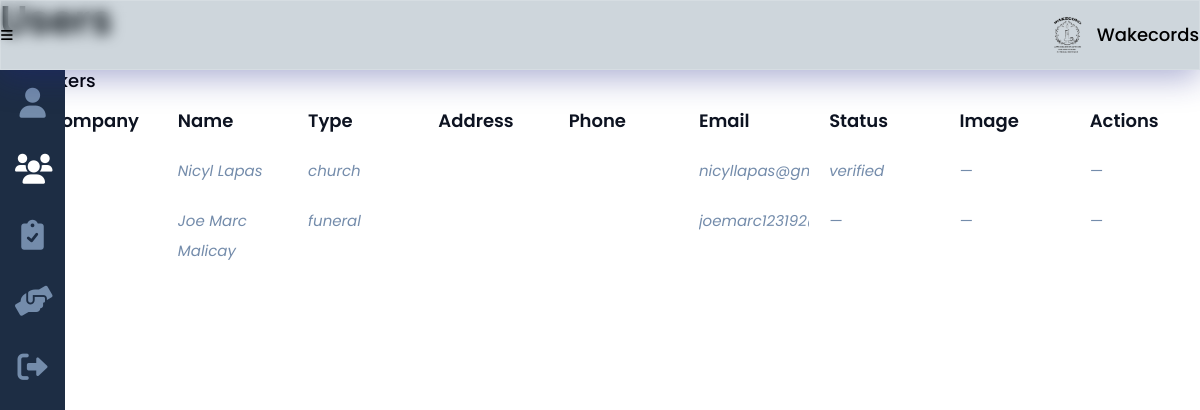
The page /admin_users_provider.php on the database as committed earlier.
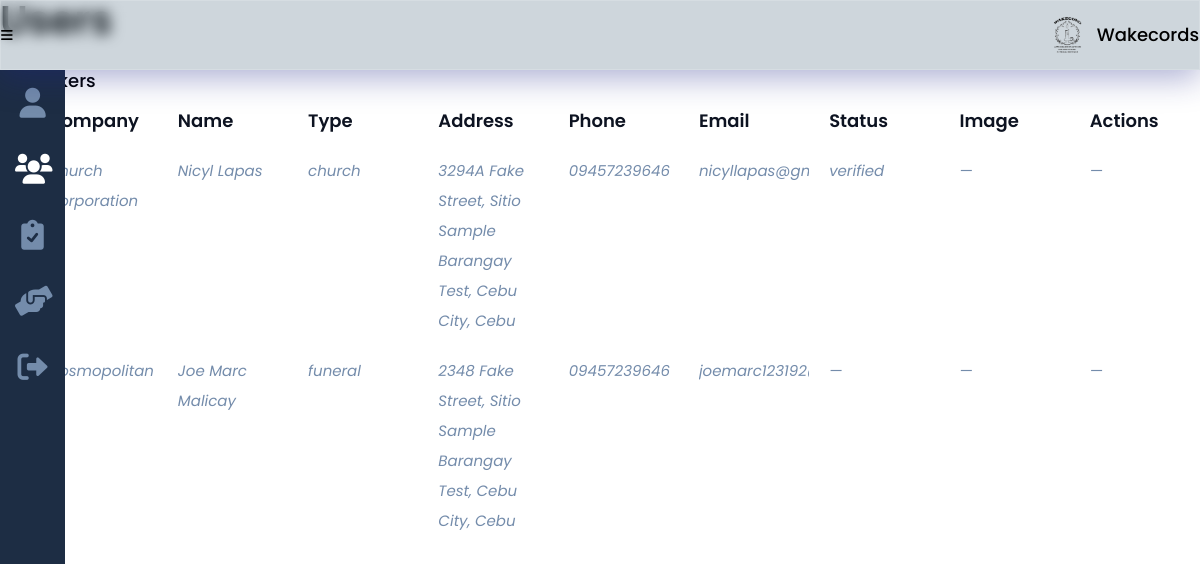
The same page on the database as committed later.
### tables this page shows
CREATE TABLE `provider` (
  `provider_id` int(8) NOT NULL,
  `provider_logo` varchar(100) NOT NULL,
  `provider_company` varchar(25) NOT NULL,
  `provider_desc` varchar(200) NOT NULL,
  `provider_fname` varchar(25) NOT NULL,
  `provider_mi` char(1) NOT NULL,
  `provider_lname` varchar(25) NOT NULL,
  `provider_type` varchar(15) NOT NULL,
  `provider_phone` varchar(11) NOT NULL,
  `provider_address` varchar(300) NOT NULL,
  `provider_email` varchar(50) NOT NULL,
  `provider_pass` varchar(100) NOT NULL
);

CREATE TABLE `requirement` (
  `req_id` int(8) NOT NULL,
  `provider_id` int(8) DEFAULT NULL,
  `seeker_id` int(8) DEFAULT NULL,
  `req_type` varchar(20) NOT NULL,
  `req_img` varchar(100) NOT NULL,
  `req_status` varchar(15) NOT NULL
);

### others/db.php (called while the page is built, shortened)
<?php
	class DB
	{
		static $hostname = "localhost";
		static $dbname = "wakecords";
		static $username  = "root";
		static $password = "";
		public static function query($sql, $params=array(), $transactType)
		{
			$rows = array();
			try
			{
				$db = new PDO("mysql:host=". self::$hostname ."; dbname=". self::$dbname,  self::$username,  self::$password);
				$db->setAttribute(PDO::ATTR_ERRMODE, PDO::ERRMODE_EXCEPTION);
				$cmd = $db->prepare($sql);
				$cmd->execute($params);
				if($transactType == "READ")
					$rows = $cmd->fetchAll();
				else
					$rows = $db->lastInsertId();
			}
			catch(PDOException $e)
			{
				echo $e->getMessage();
			}
			return $rows;
		}
	}

### others/functions.php (the view, shortened to what the changed rows need)
<?php
	require_once("others/db.php");
	function read($table, $attr=[], $data=[]){
		if(count($attr) == 1){
			return DB::query("SELECT * FROM ".$table." WHERE ".$attr[0]."=?", array($data[0]), "READ");
		}
		else if(count($attr) == 2) {
			return DB::query("SELECT * FROM ".$table." WHERE ".$attr[0]."=? and ".$attr[1]."=?", array($data[0], $data[1]), "READ");
		}
		else if(count($attr) == 3) {
			return DB::query("SELECT * FROM ".$table." WHERE ".$attr[0]."=? and ".$attr[1]."=? and ".$attr[2]."=?", array($data[0], $data[1], $data[2]), "READ");
		}
		else {
			return DB::query("SELECT * FROM ".$table, array(), "READ");
		}
	}
	function users($user_type){
		if($user_type == "seeker"){
			$user = read($user_type);
			$count = 0;
			if(count($user)>0){
				foreach($user as $results){
					$reqs = read("requirement", ["seeker_id"], [$results['seeker_id']]);
					echo "
						<div class='list data'>
							<div>".$results['seeker_id']."</div>
							<div>".$results['seeker_fname']." ".$results['seeker_lname']."</div>
							<div>".$results['seeker_address']."</div>
							<div>".$results['seeker_phone']."</div>
							<div>".$results['seeker_email']."</div>";
					if(!empty($reqs)){
						$count++;
						$reqs = $reqs[0];
						echo "
							<div>".$reqs['req_status']."</div>
							<div> — </div>
						";
						if($reqs['req_status'] == "pending"){
							echo "
							<div>
								<a href='admin_users.php?verify=".$reqs['req_id']."' class='verify btn status' onclick='return confirm(\"Are you sure you want to verify this requirement?\");'>verify</a>
								<a class='btn status' onclick='open_modal(\"reject\", 0);'></a>
							</div>
							";
						} else echo "<div> — </div>";
						echo "
						</div>
						<dialog class='modal-img' id='modal-image".$count."'>
							<button id='close-image".$count."'>+</button>
							<figure class='open-image'>
								<img src='images/seekers/".$results['seeker_id']."/".$reqs['req_img']."'>
							</figure>
						</dialog>
						";
					}
					else {
						echo "
							<div> — </div>
							<div> — </div>
							<div> — </div>
						</div>
						";
					}
				}
			}
		}
		else if($user_type == "provider") {
			$user = read($user_type);
			$count = 0;
			if(count($user)>0){
				foreach($user as $results){
					$reqs = read("requirement", ["provider_id"], [$results['provider_id']]);
					echo "
						<div class='list data'>
							<div>".$results['provider_id']."</div>
							<div>".$results['provider_company']."</div>
							<div>".$results['provider_fname']." ".$results['provider_lname']."</div>
							<div>".$results['provider_type']."</div>
							<div>".$results['provider_address']."</div>
							<div>".$results['provider_phone']."</div>
							<div>".$results['provider_email']."</div>";
					if(count($reqs) > 0){
						$count++;
						$reqs = $reqs[0];
						echo "
							<div>".$reqs['req_status']."</div>";
							if($results['provider_type'] != "church"){
								echo "
								<div>
									<a onclick='open_modal(\"image\", {$count});' class='img-link'>
										<figure>
											<img src='images/providers/".$results['provider_type']."/".$results['provider_id']."/".$reqs['req_img']."'>
										</figure>
									</a>
								</div>";
							}
							else echo "<div> — </div>";
						if($reqs['req_status'] == "pending"){
							echo "
							<div>
								<a href='admin_users_provider.php?verify=".$reqs['req_id']."' class='btn status' onclick='return confirm(\"Are you sure you want to verify this requirement?\");'>verify</a>
								<a class='btn status' onclick='open_modal(\"reject\", 0);'>reject</a>
							</div>
							";
						} else echo "<div> — </div>";
						echo "
						</div>
						<dialog class='modal-img' id='modal-image".$count."'>
							<button id='close-image".$count."'>+</button>
							<figure class='open-image'>
								<img src='images/providers/".$results['provider_type']."/".$results['provider_id']."/".$reqs['req_img']."'>
							</figure>
						</dialog>
						<dialog class='modal-img' id='modal-reject0' style='width:400px;'>
							<button id='close-reject0'>+</button>
							<form method='post' action='admin_users_provider.php?reject=".$reqs['req_id']."'>
								<h3>Reason for rejection</h3>
								<p style='line-height:1;font-style:italic;color:gray;font-size:16px;'>Please indicate your reason for rejection below!</p>
								<input list='reasons' name='listreason'>
								<datalist id='reasons'>
									<option value='blurred image'>
									<option value='problem with image'>
								</datalist>
								<button class='btn' type='submit' name='btnsubmit'>Submit</button>
							</form>
						</dialog>
						";
					}
					else {
						echo "
							<div> — </div>
							<div> — </div>
							<div> — </div>
						</div>
						";
					}
				}
			}
		}
	}

Rows that differ between the two databases and show on the page:
changed provider "Nicyl": provider_company (not shown) → "Church Corporation"; provider_address (not shown) → "3294A Fake Street, Sitio Sample Barangay Test, Cebu City, Cebu"; provider_phone (not shown) → "09457239646"
changed provider "Joe Marc": provider_company (not shown) → "Cosmopolitan"; provider_address (not shown) → "2348 Fake Street, Sitio Sample Barangay Test, Cebu City, Cebu"; provider_phone (not shown) → "09457239646"
